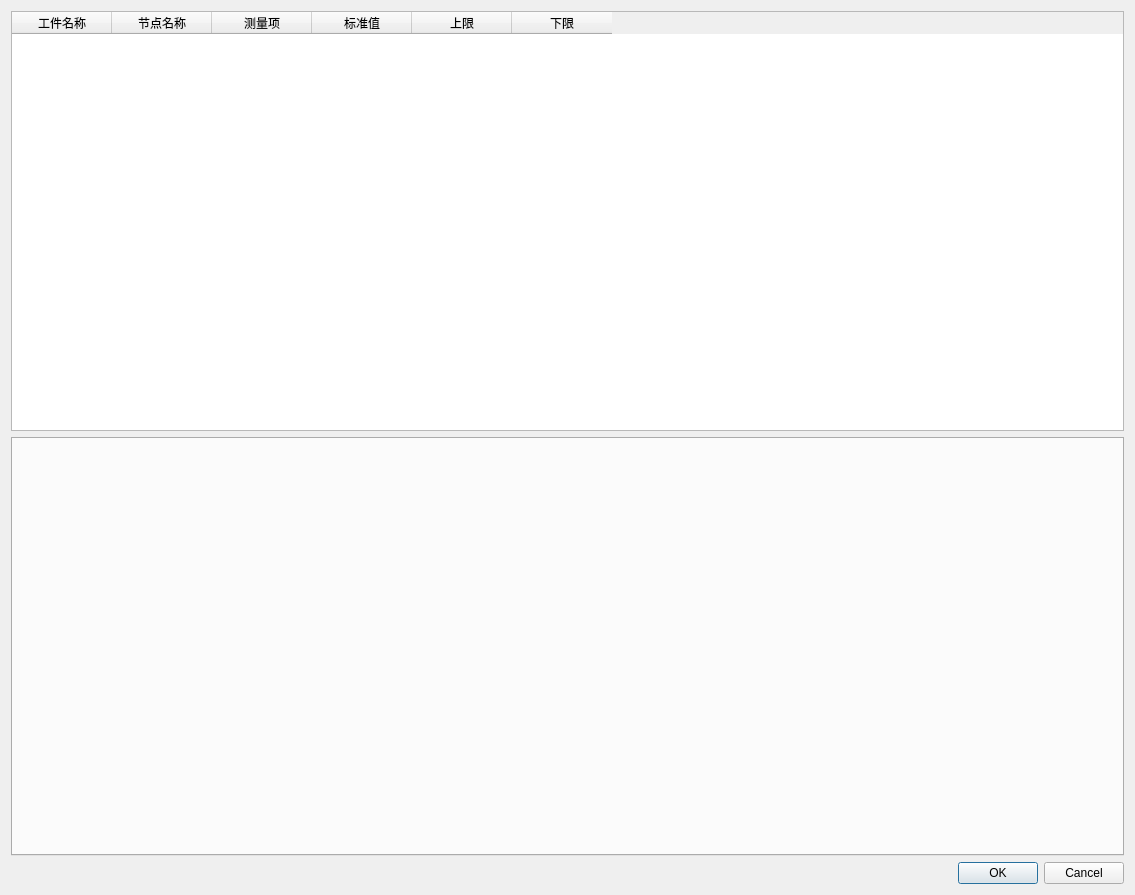
<?xml version="1.0" encoding="UTF-8"?>
<ui version="4.0">
 <class>ProductBrandStandardWidget</class>
 <widget class="QDialog" name="ProductBrandStandardWidget">
  <property name="geometry">
   <rect>
    <x>0</x>
    <y>0</y>
    <width>1135</width>
    <height>895</height>
   </rect>
  </property>
  <property name="windowTitle">
   <string>Dialog</string>
  </property>
  <layout class="QVBoxLayout" name="verticalLayout">
   <item>
    <widget class="QTableWidget" name="tableWidget">
     <column>
      <property name="text">
       <string>工件名称</string>
      </property>
     </column>
     <column>
      <property name="text">
       <string>节点名称</string>
      </property>
     </column>
     <column>
      <property name="text">
       <string>测量项</string>
      </property>
     </column>
     <column>
      <property name="text">
       <string>标准值</string>
      </property>
     </column>
     <column>
      <property name="text">
       <string>上限</string>
      </property>
     </column>
     <column>
      <property name="text">
       <string>下限</string>
      </property>
     </column>
    </widget>
   </item>
   <item>
    <widget class="QTabWidget" name="tabWidget">
     <property name="currentIndex">
      <number>-1</number>
     </property>
    </widget>
   </item>
   <item>
    <widget class="QDialogButtonBox" name="buttonBox">
     <property name="orientation">
      <enum>Qt::Horizontal</enum>
     </property>
     <property name="standardButtons">
      <set>QDialogButtonBox::Cancel|QDialogButtonBox::Ok</set>
     </property>
    </widget>
   </item>
  </layout>
 </widget>
 <resources/>
 <connections>
  <connection>
   <sender>buttonBox</sender>
   <signal>accepted()</signal>
   <receiver>ProductBrandStandardWidget</receiver>
   <slot>accept()</slot>
   <hints>
    <hint type="sourcelabel">
     <x>248</x>
     <y>254</y>
    </hint>
    <hint type="destinationlabel">
     <x>157</x>
     <y>274</y>
    </hint>
   </hints>
  </connection>
  <connection>
   <sender>buttonBox</sender>
   <signal>rejected()</signal>
   <receiver>ProductBrandStandardWidget</receiver>
   <slot>reject()</slot>
   <hints>
    <hint type="sourcelabel">
     <x>316</x>
     <y>260</y>
    </hint>
    <hint type="destinationlabel">
     <x>286</x>
     <y>274</y>
    </hint>
   </hints>
  </connection>
 </connections>
</ui>
